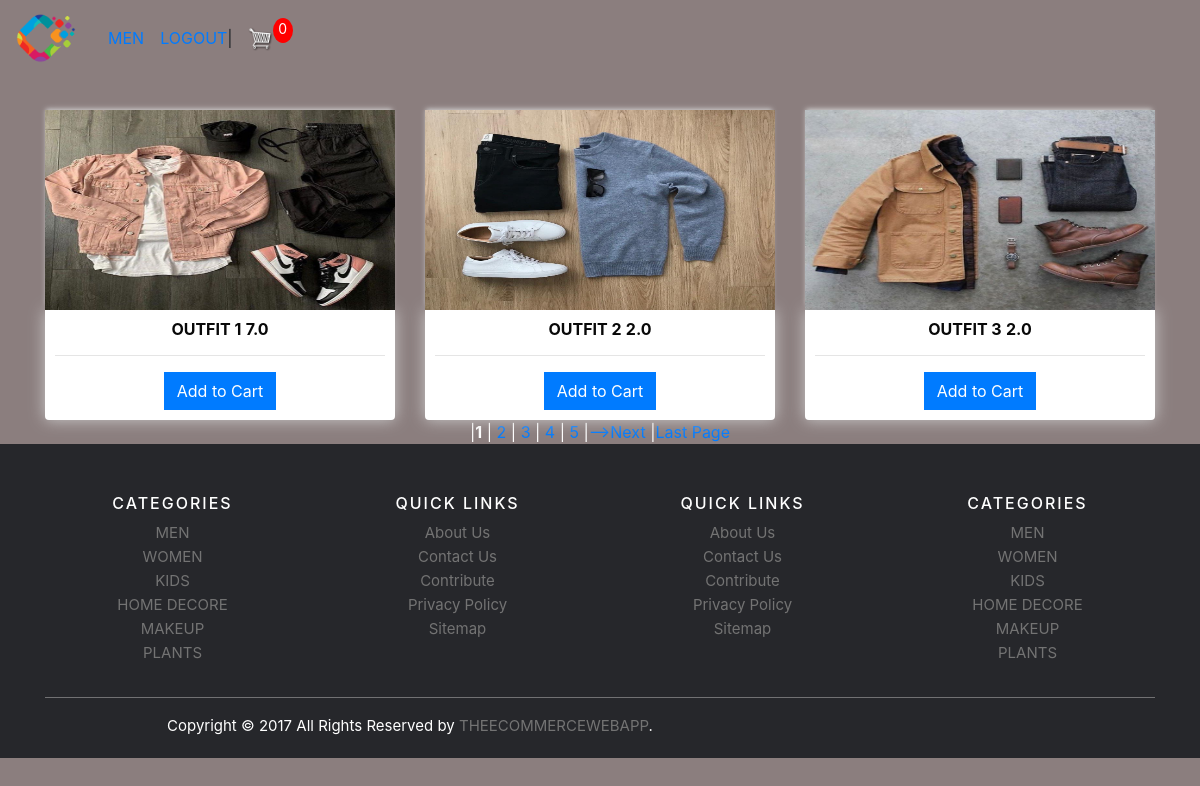
The app's page /men/ (signed in) with its own data.
### store/models.py (models this page shows, shortened)
class Product(models.Model):
    name=models.CharField(max_length=200,null=True)
    price=models.FloatField()
    image=models.ImageField(null=True,blank=True)
    slug=models.SlugField()
    def get_add_to_cart_url(self):
        print("hello=====================",self.slug)
        return reverse("add_to_cart", kwargs={
            'slug': self.slug
        })

### store/views.py (the view)
# urls.py: path('men/',login_required(menList.as_view()),name="men"),
class menList(ListView):
    model=Product
    fields="__all__"
    context_object_name='prod'
    template_name='store/men.html'
    paginate_by=3

### store/templates/store/men.html (shortened to what this page needs)
{% extends "menu.html" %}
{% load static %}
{% block content %}
<div class="row">
    {% for product in prod %}
    <div class="col-lg-4">
        <img class="thumbnail"  src="{{product.image.url}}">
	    <div class="box-element product">
            <h6><strong>{{product.name}}</strong>
            <strong>{{product.price}}</strong></h6>
            <hr>
            <a href="{{product.get_add_to_cart_url}}" class="btn btn-primary btn-md my-0 p">
            Add to Cart
            </a>
        </div>
    </div>
    {% endfor %}
</div>
{% for page in page_obj.paginator.page_range %}
     {% if page_obj.number == page %}
        |<strong>{{page}}</strong>
    {% else %}
        |<a href="/men/?page={{page}}">
           {{page}}
        </a>
    {% endif %}
{% endfor %}
{% if page_obj.has_next %}
        |<a href="/men/?page={{page_obj.next_page_number}}">-->Next</a>
{% endif %}
{% if page_obj.number != page_obj.paginator.num_pages %}
        |<a href="/men/?page={{page_obj.paginator.num_pages}}">Last Page</a>
{% endif %}
{% endblock content %}

### static/css/main.css (style rules this page uses)
body { background-color: hsl(0, 5%, 52%); }
h1,h2,h3,h4,h5,h6 { color:hsl(0, 0%, 3%); }
.box-element { box-shadow:hsl(0, 0%, 80%) 0 0 16px; background-color: #fff; border-radius: 4px; padding: 10px; }
.thumbnail { width: 100%; height: 200px; -webkit-box-shadow: -1px -3px 5px -2px rgba(214,214,214,1); -moz-box-shadow: -1px -3px 5px -2px rgba(214,214,214,1); box-shadow: -1px -3px 5px -2px rgba(214,214,214,1); }
.product { border-radius: 0 0 4px 4px; }
.col-lg-4, .col-lg-6, .col-lg-8, .col-lg-12 { margin-top: 10px; }
.btn { border-radius: 0; }

### records on screen
Product: image (picture), name "OUTFIT 1", price "7.0"
Product: image (picture), name "OUTFIT 2", price "2.0"
Product: image (picture), name "OUTFIT 3", price "2.0"

### other values on screen
{{ page }} "1"
{{ page }} "2" "3" "4" "5"
